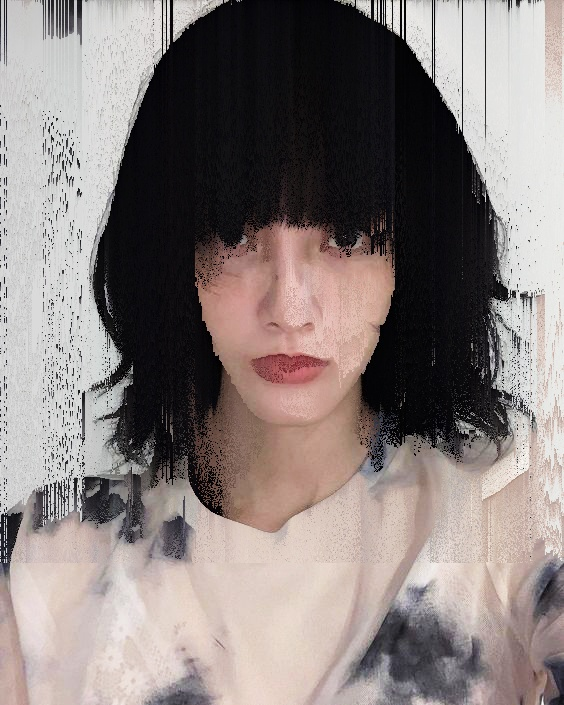
#> input picture FINAL/HORIZONTALSORT/1.jpg, 564 x 705 px
$ python Sorter.py
#> lines starting #> are read from the running program, lines starting #| are printed output that depends on the picture; after the words box and inside, x2 and y2 are one past the last pixel; in counts of white or black regions, pixels touching at a corner belong together
### FINAL/HORIZONTALSORT/BWMaker.py
import cv2
import os


def BW(low, high):
#> called with low = 100, high = 200
    img = cv2.imread('1.jpg', cv2.IMREAD_GRAYSCALE)
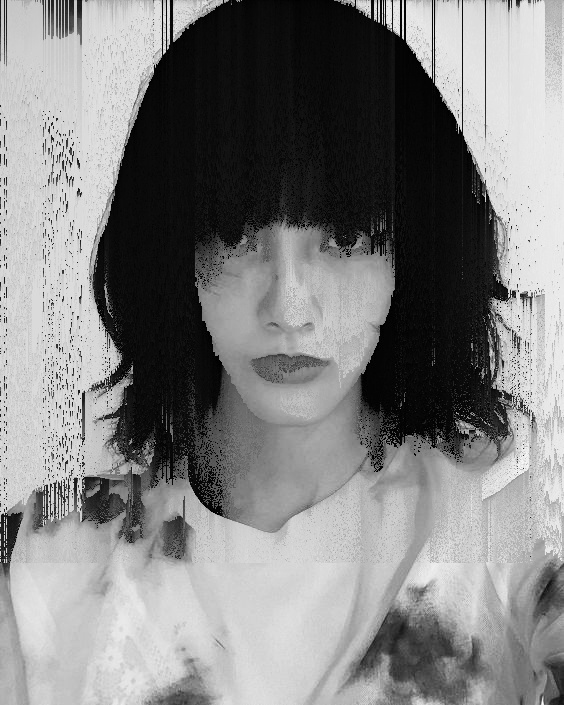
#> img: shape (705, 564); min 0, max 253, mean 129.8
    height = int(img.shape[0])
#> height = 705
    length = img.shape[1]
#> length = 564
    line = []
    low_border = low
    up_border = high
    data = []
    strg = ''

    for row in range(0, height):
        for column in range(0, length):
            if (img[row, column] > low_border) and (img[row, column] < up_border):
                line.append(255)
            else:
                line.append(0)
        for column in range(0, length):
            img[row, column] = line[column]
        for i in range(0, len(line) - 1):
            if line[i] != line[i + 1]:
                strg += f"{line[i]}1"
            else:
                strg += f"{line[i]}"
        strg += f"{line[len(line) - 1]}"
        data.append(strg)
        line.clear()
        strg = ''
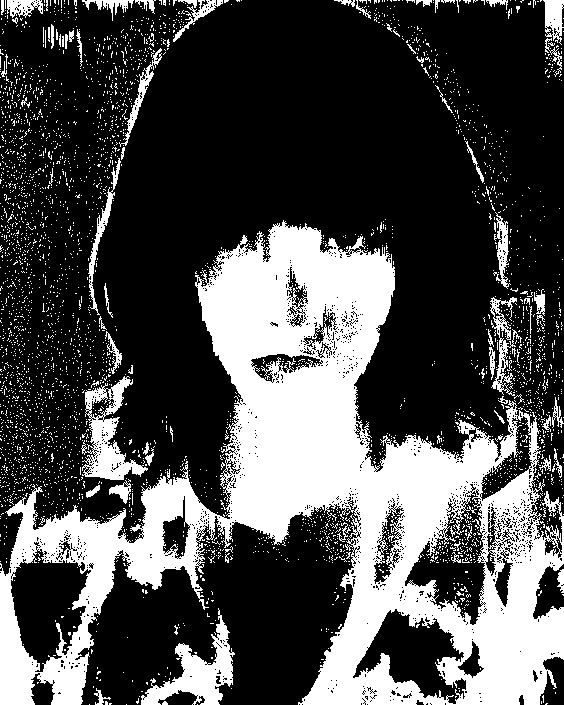
#> img: shape (705, 564); 29.6% white; 3668 white regions (3593 under 20 px), largest, box (x1, y1, x2, y2) and area: (0, 220, 564, 705) 95805, (141, 608, 235, 705) 3094, (81, 376, 148, 480) 2687
#> after the loop, line = []
        #print(f"{round((row / height) * 100, 2)}%")

    cv2.imwrite("BW.jpg", img)
    return data


# [2 lines that do not run on import are left out]

### FINAL/HORIZONTALSORT/Sorter.py
import random
import BWMaker
import cv2


def main():
    for k in range(0, 10):
        data = BWMaker.BW(100 + k * random.randrange(1, 5), 200 - k * random.randrange(1, 5))
        img = cv2.imread('1.jpg')
#> img is the input picture: shape (705, 564, 3); mean B, G, R 125, 127.1, 136.9
        length = img.shape[1]
#> length = 564
        line_s = []
        linel = []
        row = 0

        for line in data:
            sort = line.split('1')
            line_len = 0
            for part in sort:
                if '0' in part:
                    for i in range(line_len, line_len + len(part)):
                        linel.append(img[row, i])
                    line_len += len(part)
                else:
                    for i in range(line_len, line_len + (len(part) // 3)):
                        line_s.append(img[row, i])
                    line_len += len(part) // 3
                linel.sort(key= lambda x: x[random.randrange(0,3)])
                line_s += linel
                linel.clear()
            for column in range(0, length):
                img[row, column] = line_s[column - 1]
            line_s.clear()
            row += 1
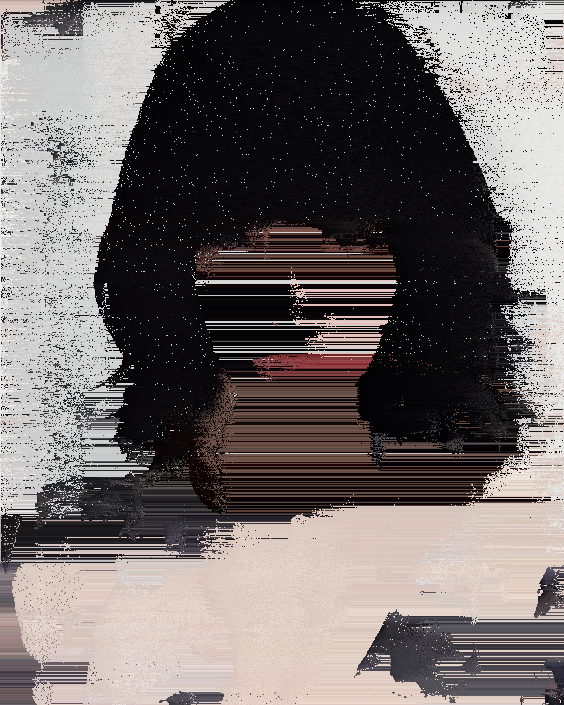
#> img: shape (705, 564, 3); mean B, G, R 106.2, 107.4, 114.2
#> after the loop, line_s = []; linel = []; row = 705

        cv2.imwrite(f"TESTDEMO\{k}f.jpg", img)
        cv2.imwrite(f"TESTDEMO\{25 - k}f.jpg", img)
        print(f"file #{k} has created!")


main()
